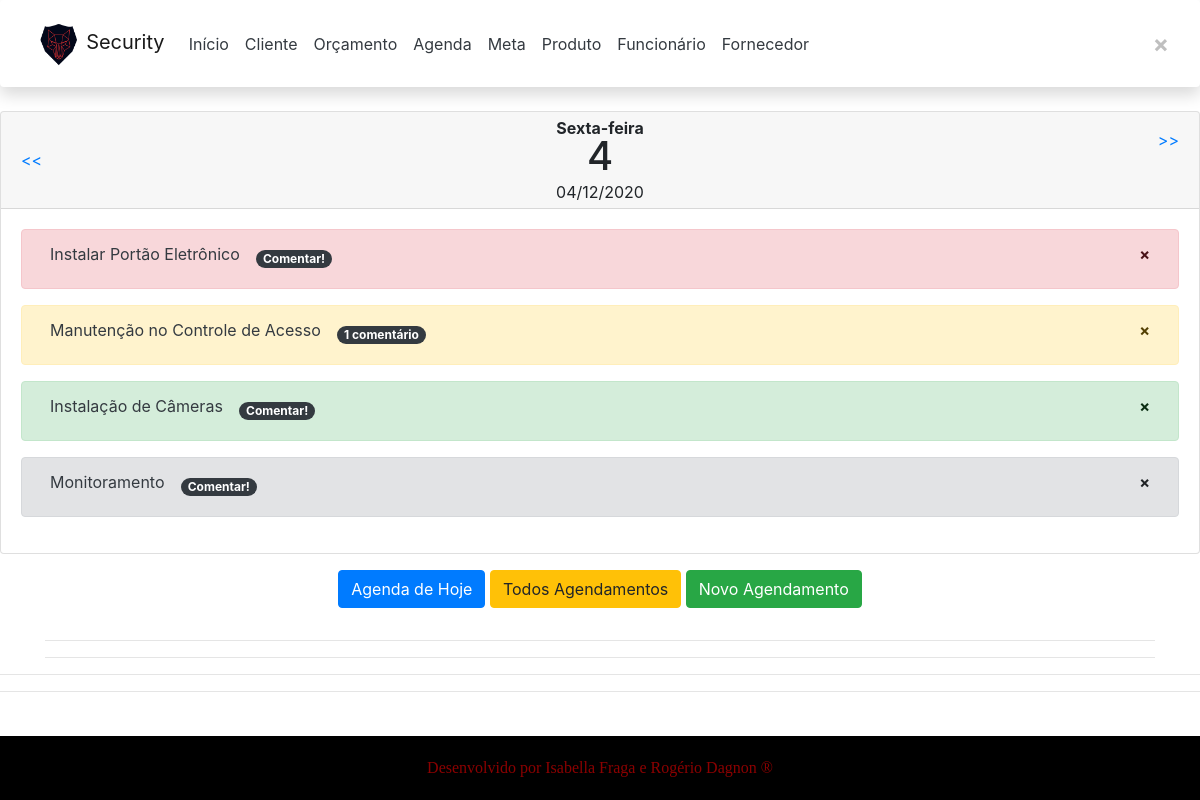
The page /app1/2020/12/4 (signed in) on the database its author committed.
### app1/models.py (models this page shows, shortened)
class Event(models.Model):
    date = models.DateField(null=True)
    event = models.CharField(max_length=80, null=True)
    priorities_list = (
        ("0", "Sem prioridade"),
        ("1", "Normal"),
        ("2", "Urgente"),
        ("3", "Muito Urgente"),
    )
    priority = models.CharField(max_length=1, choices=priorities_list, null=True)
    class Meta:
        ordering = ("-date", "-priority", "event")
    def number_of_comments(self):
        return self.comment_event.count()

### app1/views.py (the view)
# urls.py: path("<int:year>/<int:month>/<int:day>", views.day, name="agenda-events-day"),
@login_required
def day(request, year: int, month: int, day: int):
    day = datetime(year, month, day)
    filted_events = Event.objects.filter(
        date="{:%Y-%m-%d}".format(day)
    ).order_by("-priority", "event")
    context = {
        "today": localdate(),
        "day": day,
        "events": filted_events,
        "next": day + timedelta(days=1),
        "previous": day - timedelta(days=1),
        "priorities": Event.priorities_list,
    }
    return render(request, "app3/agenda/day.html", context)

### app1/templates/app3/agenda/day.html (shortened to what this page needs)
{% extends "app3/_layouts/base.html" %}{% load static %}
{% block conteudo %}
<body style="line-height: 0.5;">
    <main role="main">
      <div class="card">
        <div class="card-header d-flex justify-content-between">
          <div class="align-self-center">
            <a href="{% url 'app1:agenda-events-day' previous.year previous.month previous.day %}">&lt;&lt;</a>
          </div>
          <div class="align-self-center text-center">
            <strong>{{ day|date:"l" }}</strong>
  		        <h1 class="display-5">{{ day.day }}</h1>
              {{ day|date:"d/m/Y" }}
            </div>
            <div class="align-self-center mt-2 mb-5">
              <a href="{% url 'app1:agenda-events-day' next.year next.month next.day %}">&gt;&gt;</a>
            </div>
          </div>
          <div class="card-body">
              {% if events|length > 0 %}
              {% for event in events %}
            <div role="alert" class="d-flex alert {% if event.priority == '1' %} alert-success{% elif event.priority == '2' %} alert-warning{% elif event.priority == '3' %} alert-danger{% else %} alert-secondary{% endif %}">
              <div class="p-2 text-truncate">
                <a class="text-dark edit-event" id="event-{{ event.id }}-{{ event.priority }}" href="#">{{ event.event }}</a>
              </div>
              <div class="p-2">
                <span class="badge badge-pill badge-dark">
                  <a href="{% url 'app1:agenda-events-show' event.id %}" class="text-white mb-2">
                  {% if event.number_of_comments > 0 %}
                    {{ event.number_of_comments }} comentário{{ event.number_of_comments|pluralize }}
                  {% else %}
                    Comentar!
                  {% endif %}
                  </a>
                </span>
                </div>
                <div class="p-2  ml-auto">
                  <a class="alert-link" href="{% url 'app1:agenda-events-delete' event.id %}"><span class="oi oi-pencil">&times;</span></a>
                </div>
              </div>
           {% endfor %}
          {% else %}
            <div class="alert alert-secondary text-center">
              Sem agendamento para este dia.
            </div>
          {% endif %}
          </div>
        </div>
    </main>
</body>
{% include "app3/agenda/modals/new.html" %}
{% endblock %}

### rows shown on the page
Event: event "Instalar Portão Eletrônico", shows "Comentar!"
Event: event "Manutenção no Controle de Acesso", number_of_comments "1"
Event: event "Instalação de Câmeras", shows "Comentar!"
Event: event "Monitoramento", shows "Comentar!"

### other values the page prints
{{ day|date:"l" }} "Sexta-feira"
{{ day.day }} "4"
{{ day|date:"d/m/Y" }} "04/12/2020"
